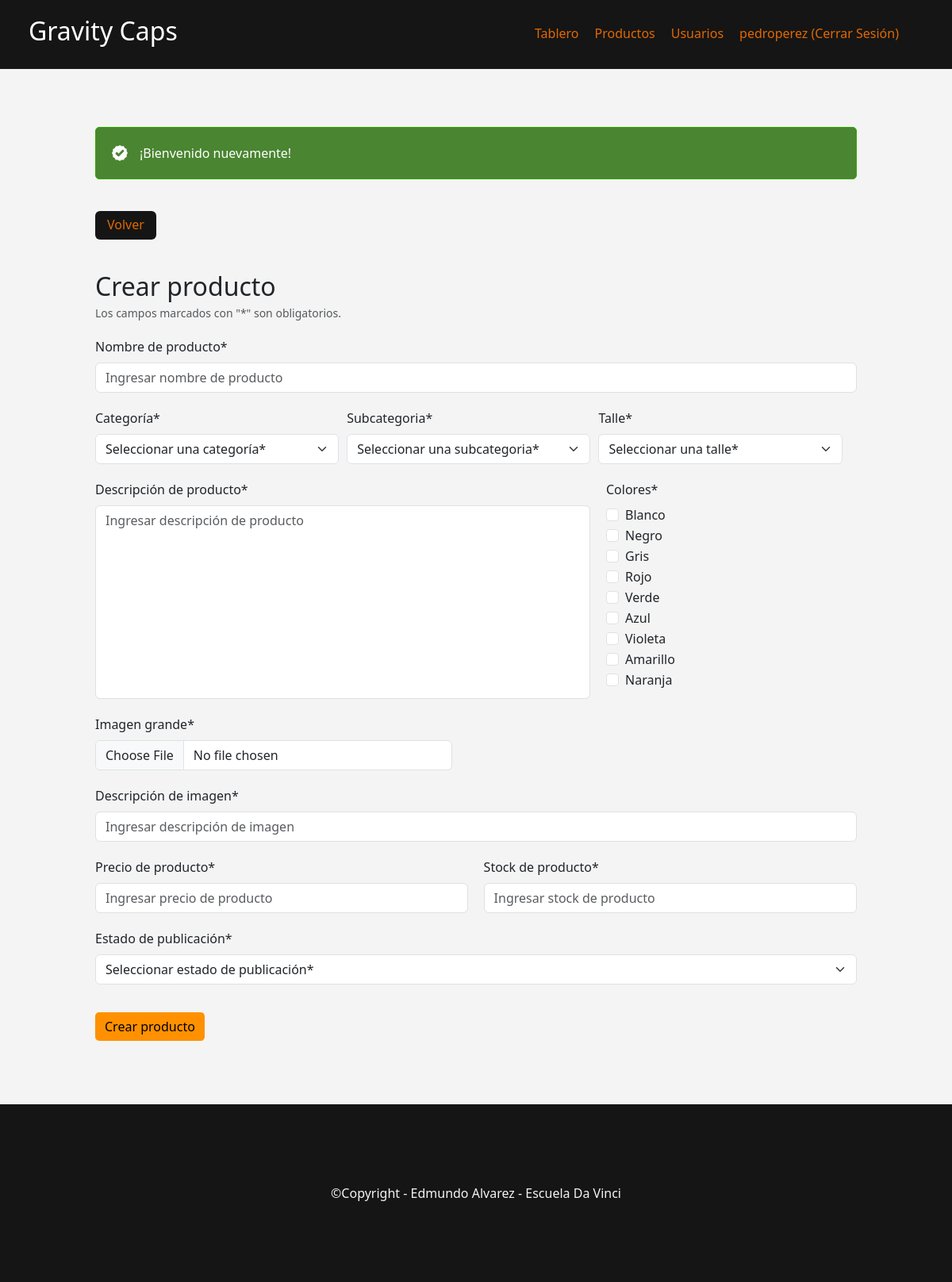
The page /admin/index.php?s=producto-crear (signed in) on the database its author committed.
### tables this page shows
CREATE TABLE `usuarios` (
  `usuario_id` int(10) UNSIGNED NOT NULL,
  `rol_fk` tinyint(3) UNSIGNED NOT NULL,
  `email` varchar(255) NOT NULL,
  `password` varchar(255) NOT NULL,
  `telefono` int(11) DEFAULT NULL,
  `username` varchar(30) DEFAULT NULL,
  `empresa` varchar(150) DEFAULT NULL,
  `cuit_cuil` varchar(45) DEFAULT NULL
);

CREATE TABLE `colores` (
  `color_id` tinyint(3) UNSIGNED NOT NULL,
  `nombre` varchar(60) NOT NULL
);

### bootstrap/autoload.php (called while the page is built, shortened)
<?php
spl_autoload_register(function(string $className){
    $className = substr($className, 4);
    $className = str_replace('\\', DIRECTORY_SEPARATOR, $className);
    $classPath = __DIR__ . '/../classes/' . $className . '.php';
});

### classes/Auth/Autenticacion.php (called while the page is built, shortened)
<?php
class Autenticacion
{
    public function estaAutenticado(): bool
    {
        return isset($_SESSION['usuario_id']);
    }
    public function getUsuario(): ?usuario
    {
        return (new Usuario)->buscarId($_SESSION['usuario_id']);
    }
}

### classes/Models/Usuario.php (called while the page is built, shortened)
<?php
class Usuario
{
    private     string $username;
    public function buscarId (string $id): ?Usuario
    {
        $db = DB::getConexion();
        $query = "SELECT * FROM usuarios
                WHERE usuario_id = ?";
        $stmt = $db->prepare($query);
        $stmt->execute([$id]);
        $stmt->setFetchMode(PDO::FETCH_CLASS, Usuario::class);
        $usuario = $stmt->fetch();
        return $usuario;
    }
    public function getUsername(): string
    {
        return $this->username;
    }
}

### classes/Models/Color.php (called while the page is built, shortened)
<?php
class Color
{
    private int $color_id;
    private string $nombre;
    public function todos(): array
    {
        $db = DB::getConexion();
        $query = "SELECT * FROM colores";
        $stmt = $db->prepare($query);
        $stmt->execute();
        $stmt->setFetchMode(\PDO::FETCH_CLASS, Color::class);
        return $stmt->fetchAll();
    }
    public function getColorId (): int
    {
        return $this->color_id;
    }
    public function getNombre (): string
    {
        return $this->nombre;
    }
}

### admin/pages/producto-crear.php (the view, shortened to what this page needs)
<?php
if(isset($_SESSION['errores'])){
    $errores = $_SESSION['errores'];
    unset($_SESSION['errores']);
} else {
    $errores = [];
}
if(isset($_SESSION['oldData'])){
    $oldData = $_SESSION['oldData'];
    unset($_SESSION['oldData']);
} else {
    $oldData = [];
}
$colores = (new Color())->todos();
?>
<section class="crear-producto-completa">
    <a href="index.php?s=productos" class="detalle-btn-volver">Volver</a>
    <div>
        <h2>Crear producto</h2>
        <p class="form-text" >Los campos marcados con "*" son obligatorios.</p>
    </div>
    <div class="crear-producto-div-form">
        <form action="acciones/productos-crear.php" method="post" enctype="multipart/form-data">
            <div>
                <label for="nombre" class="form-label">Nombre de producto*</label>
                <input
                    class="form-control"
                    type="text"
                    name="nombre"
                    id="nombre"
                    placeholder="Ingresar nombre de producto"
                    value="<?= $oldData['nombre'] ?? null ?>"
                    <?php if(isset($errores['nombre'])): ?> aria-describedby="error-nombre" <?php endif; ?>
                >
            </div>
            <div class="crear-producto-fk">
                <div>
                    <label for="categoria_fk" class="form-label">Categoría*</label>
                    <select
                        class="form-select"
                        name="categoria_fk"
                        id="categoria_fk"
                    >
                    <option value="no-seleccion" selected disabled>Seleccionar una categoría*</option>
                    </select>
                </div>
                <div>
                    <label for="subcategoria_fk" class="form-label">Subcategoria*</label>
                    <select
                        class="form-select"
                        name="subcategoria_fk"
                        id="subcategoria_fk"
                    >
                    <option value="no-seleccion" selected disabled>Seleccionar una subcategoria*</option>
                    </select>
                </div>
                <div>
                    <label for="talle_fk" class="form-label">Talle*</label>
                    <select
                        class="form-select"
                        name="talle_fk"
                        id="talle_fk"
                    >
                    <option value="no-seleccion" selected disabled>Seleccionar una talle*</option>
                    </select>
                </div>
            </div>
            <div class="adm-descripcion-colores">
                <div class="descripcion">
                <label for="descripcion" class="form-label">Descripción de producto*</label>
                <textarea
                    class="form-control"
                    name="descripcion"
                    id="descripcion"
                    placeholder="Ingresar descripción de producto"
                    <?php if(isset($errores['descripcion'])): ?> aria-describedby="error-descripcion" <?php endif; ?>
                ><?= $oldData['descripcion'] ?? null ?></textarea>
                </div>
                <div class="colores">
                    <fieldset
                        <?php if(isset($errores['colores_fks'])): ?> aria-describedby="error-colores_fks" <?php endif; ?>
                        >
                        <legend>Colores*</legend>
                        <?php
                        foreach($colores as $color):
                        ?>
                            <div class="form-check">
                                <label class="form-check-label">
                                    <input
                                        type="checkbox"
                                        name="color_fk[]"
                                        value="<?= $color->getColorId();?>"
                                        class="form-check-input"
                                        <?= isset($oldData['color_fk']) && in_array($color->getColorId(), $oldData['color_fk']) ? 'checked' : '';?>
                                    >
                                    <?= $color->getNombre();?>
                                </label>
                            </div>
                        <?php
                        endforeach;
                        ?>
                    </fieldset>
                </div>
            </div>
            <div class="crear-producto-img">
                <div>
                    <label for="imagen_grande_01" class="form-label">Imagen grande*</label>
                    <input
                    class="form-control"
                    type="file"
                    id="imagen_grande_01"
                    name="imagen_grande_01"
                    <?php if(isset($errores['imagen_grande_01'])): ?> aria-describedby="error-imagen_grande_01" <?php endif; ?>
                    >
                </div>
            </div>
            <div>
                <label for="imagen_descripcion" class="form-label">Descripción de imagen*</label>
                <input
                    class="form-control"
                    type="text"
                    name="imagen_descripcion"
                    id="imagen_descripcion"
                    placeholder="Ingresar descripción de imagen"
                    value="<?= $oldData['imagen_descripcion'] ?? null ?>"
                    <?php if(isset($errores['imagen_descripcion'])): ?> aria-describedby="error-imagen_descripcion" <?php endif; ?>
                >
            </div>
            <div class="crear-producto-num">
                <div>
                    <label for="precio" class="form-label">Precio de producto*</label>
                    <input
                        class="form-control"
                        type="number"
                        name="precio"
                        id="precio"
                        step="any"
                        placeholder="Ingresar precio de producto"
                        value="<?= $oldData['precio'] ?? null ?>"
                        <?php if(isset($errores['precio'])): ?> aria-describedby="error-precio" <?php endif; ?>
                    >
                </div>
                <div>
                    <label for="stock" class="form-label">Stock de producto*</label>
                    <input
                        class="form-control"
                        type="number"
                        name="stock"
                        id="stock"
                        placeholder="Ingresar stock de producto"
                        value="<?= $oldData['stock'] ?? null ?>"
                        <?php if(isset($errores['stock'])): ?> aria-describedby="error-stock" <?php endif; ?>
                    >
                </div>
            </div>
            <div>
                <label for="estado_publicacion_fk" class="form-label">Estado de publicación*</label>
                <select
                    class="form-select"
                    name="estado_publicacion_fk"
                    id="estado_publicacion_fk"
                >
                <option value="no-seleccion" selected disabled>Seleccionar estado de publicación*</option>
                </select>
            </div>
            <div>
                <button class="btn-crear-producto" type="submit">Crear producto</button>
            </div>
        </form>
    </div>
</section>

### admin/index.php (shortened to what this page needs)
<?php
require_once __DIR__ . "/../bootstrap/autoload.php";
$pagina = $_GET['s'] ?? 'dashboard';
$autenticacion = new Autenticacion();
?>
<!DOCTYPE html>
<html lang="es">
<head>
    <link rel="stylesheet" href="../styles/bootstrap.min.css">
    <link rel="stylesheet" href="../styles/style.css">
</head>
<body>
    <div id="todo">
        <header class="fixed-top">
        <div class="header">
            <h1 class="h1">Gravity Caps</h1>
            <nav class="nav" >
            <?php
                if($autenticacion->estaAutenticado()):
            ?>
                <ul>
                    <li><a class="nav-a" href="index.php?s=dashboard">Tablero</a></li>
                    <li><a class="nav-a" href="index.php?s=productos">Productos</a></li>
                    <li><a class="nav-a" href="index.php?s=usuarios">Usuarios</a></li>
                    <li>
                        <form class="form-cerrar-sesion" action="acciones/cerrar-sesion.php" method="post">
                            <button class="nav-a" type="submit"><?= $autenticacion->getUsuario()->getUsername(); ?> (Cerrar Sesión)</button>
                        </form>
                    </li>
                </ul>
            <?php
                endif;
            ?>
            </nav>
        </div>
        </header>
        <main>
            <?php if(isset($_SESSION['mensajeExito'])): ?>
            <div class="mensaje-creado-exito">
                <p><?= $_SESSION['mensajeExito']; ?></p>
            </div>
            <?php
            endif;
            ?>
            <?php
            require 'pages/' . $pagina . '.php';
            ?>
        </main>
        <footer>
            <div class="footer">
                <p>©Copyright - Edmundo Alvarez - Escuela Da Vinci</p>
            </div>
        </footer>
    </div>
</body>
</html>

### styles/style.css (style rules this page uses)
* { margin: 0px; padding: 0px; box-sizing: border-box; }
#todo { width: 100%; background-color: #f4f4f4; font-size: 16px; display: flex; flex-direction: column; justify-content: space-between; height: 100%; margin: auto; }
p { margin: 0px; }
h2 { margin: 0px; }
ul { list-style: none; padding: 0px; }
a { text-decoration: none; }
header { background-color: #f4f4f4; top: 0px; }
.header { color: white; display: flex; flex-direction: row; justify-content: space-between; align-items: center; margin: auto; padding: 20px 3%; border-bottom: 1px rgb(33, 33, 33) solid; background-color: #151515; }
.h1 { font-size: 2em; color: white; min-width: 190px; }
.nav { min-width: 490px; }
.nav ul { margin: 0; display: flex; flex-direction: row; justify-content: flex-end; gap: 20px; }
.nav ul li form { margin: 0px; }
.nav ul li form button { background-color: transparent; border: none; padding: 0px; border-bottom: 2px solid transparent; }
.nav-a { color: rgb(226, 105, 0); border-bottom: 2px solid transparent; padding-bottom: 3px; font-size: 1em; }
main { background-color: #f4f4f4; padding: 160px 0px 80px 0px; display: flex; flex-direction: column; justify-content: center; align-items: flex-start; gap: 0px; }
section { width: 80% !important; margin: auto; }
.footer { background-color: #151515; padding: 100px 0px; display: flex; flex-direction: column; justify-content: center; align-items: center; }
.footer p { font-size: 1em; color: #f4f4f4; margin-bottom: 0px; }
.detalle-btn-volver { background-color: transparent; border: none; color: rgb(226, 105, 0); margin-bottom: 20px; display: inline-block; border-bottom: transparent solid 2px; font-size: 1em; background-color: #151515; border-radius: 6px; padding: 5px 15px; }
.tablero-administración-completa , .administracion-productos-completa, .crear-producto-completa { margin: 0px auto; width: 100%; overflow-x: none; display: flex; flex-direction: column; justify-content: center; align-items: flex-start; gap: 20px; }
.crear-producto-completa { overflow-x: hidden; }
.crear-producto-div-form { width: 100%; }
.crear-producto-div-form form { width: 100% !important; display: flex; flex-direction: column; justify-content: flex-start; gap: 20px; }
.crear-producto-div-form form > div { width: 100%; }
.crear-producto-div-form form > div .form-control { width: 100% !important; }
.crear-producto-div-form form button { border-radius: 5px; border: none; padding: 6px 12px; background-color: rgb(255, 145, 0); margin-top: 15px; }
.crear-producto-img, .crear-producto-fk { display: flex; flex-direction: row; justify-content: flex-start; align-content: space-between; flex-wrap: wrap; gap: 10px; }
.crear-producto-img > div { width: 48%; min-width: 340px; }
.crear-producto-fk > div { width: 32%; min-width: 300px; }
.crear-producto-num { display: flex; flex-direction: row; justify-content: space-between; align-items: center; align-content: center; }
.crear-producto-num > div { width: 49%; }
.mensaje-creado-exito { background-color: rgba(32, 106, 0, 0.80); padding: 20px; width: 80%; margin: auto; border-radius: 5px; border: solid 1.5px rgb(50, 167, 0); color: white; margin-bottom: 40px; display: flex; flex-direction: row; justify-content: flex-start; align-items: center; align-content: center; }
.mensaje-creado-exito p { display: flex; flex-direction: row; justify-content: flex-start; align-items: center; align-content: center; gap: 5px; }
.mensaje-creado-exito p::before { content: ""; width: 20px; height: 20px; background-image: url(../styles/img/editadas/check-01.svg); background-repeat: no-repeat; display: flex; margin-right: 10px; }
.adm-descripcion-colores { display: flex; flex-direction: row; justify-content: flex-start; align-items: flex-start; align-content: center; gap: 20px; }
.descripcion { height: 276px; width: 65%; }
.colores legend { font-size: 16px; }
.descripcion .form-control { height: calc(100% - 32px); resize: none; }
#imagen_grande_01 { width: 450px !important; }
.form-cerrar-sesion { display: flex; flex-direction: row; justify-content: center; align-items: center; align-content: center; height: 100%; }
.form-cerrar-sesion button { display: flex; flex-direction: column; justify-content: center; align-items: center; align-content: center; }

### rows shown on the page
usuarios: username "pedroperez"
colores: nombre "Blanco"
colores: nombre "Negro"
colores: nombre "Gris"
colores: nombre "Rojo"
colores: nombre "Verde"
colores: nombre "Azul"
colores: nombre "Violeta"
colores: nombre "Amarillo"
colores: nombre "Naranja"

### other values the page prints
$_SESSION['mensajeExito'] "¡Bienvenido nuevamente!"
